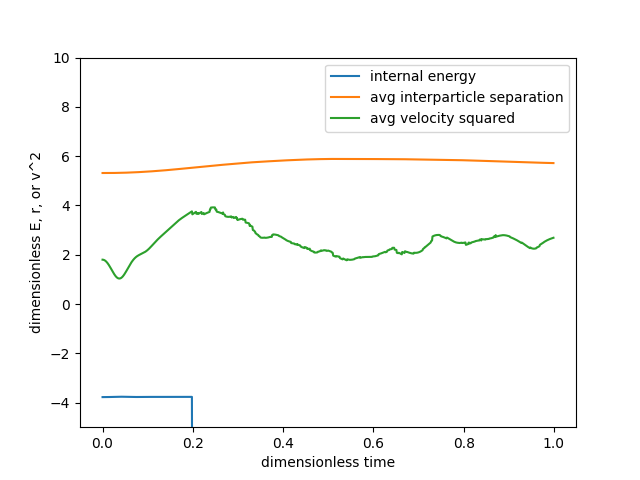

This figure's Python source:
#not totally functional, but the ideas are there
#the issue is the stability of the van Beijeren function.
#check out the implementation below.

import numpy as np
from scipy import stats

T = 1 #units of ep/k_B 
m = 1 # nuanced; simultaneously, the unit of mass, 
      #and, the unitless quantity representing how many such mass units constitute each particle
beta = 1/(1*T) #1/k_B*T #the unit of inverse energy
#beta = epd/ep = 1/ep for epd=1, so ep=k_BT
Ld = 10 #dimensionless side length of bounding box
N = 100 #num of particles
sigma = 1 #arbitrary length units
tau = np.sqrt(m*sigma**2*beta)  #the chosen unit of time
#differentials
dt = tau/1000
assert(m*(sigma/tau)**2 - 1/beta < 0.00001) #energy units (ep/(k_B*T) = 1)

def mag(vec):
    return np.sqrt(vec[0]**2+vec[1]**2)

class Particle:
    def __init__(self,r,v):
        self.r = r #dimensionless count of sigma
        self.v = v #dimensionless count of sigma/tau

def thermometer(particle):
    def van_Beijeren(v): #unitless v
        #v is the normal component of the particle velocity
        assert(v != 0)
        #ep/(k_B*T) = 1
        return np.sqrt(-2*np.log(1-np.exp(-v**2/2))) #dimensionless vel

    if particle.r[0] >= Ld and particle.v[0] > 0:
        particle.v[0] = -van_Beijeren(particle.v[0])
        particle.r[0] = Ld
    elif particle.r[0] <= 0 and particle.v[0] < 0:
        particle.v[0] = van_Beijeren(particle.v[0])
        particle.r[0] = 0
    if particle.r[1] >= Ld and particle.v[1] > 0:
        particle.v[1] = -van_Beijeren(particle.v[1])
        particle.r[1] = Ld
    elif particle.r[1] <= 0 and particle.v[1] < 0:
        particle.v[1] = van_Beijeren(particle.v[1])
        particle.r[1] = 0
    

#potential function
def V(r): # r unitless
    if r == 0:
        exit("too close!")
    # V(r) = 4/beta*((sigma/r)**12-(sigma/r)**6), units of 1/beta, r units of sigma
    # V, converted to unitless.
    return 4*((1/r)**12-(1/r)**6)

def dVdr(r): # r unitless
    if r == 0:
        exit("too close!")
    # dV'/dr' (unitless).
    return 4*((-12)/r**13-(-6)/r**7)

def forces(particles): 
    #return the total force on each particle as a vector
    f = np.zeros((len(particles),2))
    for i in range(len(particles)-1):
        for j in range(i+1,len(particles)):
            pi = particles[i]
            pj = particles[j]
            a = pi.r-pj.r #unitless, because r is unitless
            duijdr = dVdr(mag(a)) #unitless
            df = a/mag(a)*duijdr #still unitless, but with direction
            f[i] -= df
            f[j] += df
    return f #unitless force

def velverlet(particles):
    for p in particles:
        thermometer(p)

    fs = forces(particles) #unitless
    for i,p in enumerate(particles):
        #units of sigma times the unitless expression
        p.r = p.r + (1/tau)*dt*p.v+(m/tau**2)*dt**2/(2*m)*fs[i]
        #(here, mass cancels out because the mass of the particle 
        # equals the unit mass)

    fs2 = forces(particles)
    for i,p in enumerate(particles):
        #units of sigma/tau times the unitless expression
        p.v = p.v + (m/tau)*dt/(2*m)*(fs2[i]+fs[i])

def instantiate_fluid():
    #according to bolztmann distribution of velocities in a lattice
    #remember this is a 2 dimensional simulation so there are 2, not 3,
    #degrees of freedom
    ptcls = np.full(N,None)
    for i in enumerate(ptcls):
        ptcls[i] = Particle(np.zeros(2),np.zeros(2))
    L = Ld*sigma #units of sigma
    numside = int(np.sqrt(N))
    xivl = L/numside
    yivl = L/numside
    xpos = np.linspace(0,L-xivl,numside) +xivl/2
    ypos = np.linspace(0,L-yivl,numside) +yivl/2
    for i,x in enumerate(xpos):
        for j,y in enumerate(ypos):
            idx = i*numside+j
            # particle positions are unitless counts of sigma
            ptcls[idx].r = np.array([x,y]) / sigma 
    #distribute velocities
    #from Wikipedia:
    # Mathematically, the Maxwell–Boltzmann distribution is the chi distribution with three degrees of freedom (the components of the velocity vector in Euclidean space), with a scale parameter measuring speeds in units proportional to the square root of {\displaystyle T/m}{\displaystyle T/m} (the ratio of temperature and particle mass).[2]
    # from Scipy docs:
    # A special case of a chi distribution, with df=3, loc=0.0, and given scale = a, where a is the parameter used in the Mathworld description [1].
    a = np.sqrt(1/(beta*m)) #units of sigma/tau
    mxwl = stats.chi(scale=a, loc=0.0, df=2) # 2 dof for 2d space!
    speeds = mxwl.rvs(size=N) #units of sigma/tau, due to the units of the scale parameter
    angles = 2*np.pi*np.random.rand(N) #unitless (or radians)
    for i,p in enumerate(ptcls):
        p.v = np.array([speeds[i]*np.cos(angles[i]), 
                    speeds[i]*np.sin(angles[i])]) / (sigma/tau) #unitless count of sigma/tau

    return ptcls

def ptcl_energy(particles):
    vsq = 0
    for p in particles:
        vsq += mag(p.v)*mag(p.v)
    totV = 0
    for i,pi in enumerate(particles[:-1]):
        for pj in particles[i+1:]:
            totV += V(mag(pi.r-pj.r))
    return 1/2*m*vsq + totV #unitless

# macroscopic metrics
def avg_interptcl_sep(particles):
    ravg = 0
    for i,pi in enumerate(particles[::-1]):
        for j,pj in enumerate(particles[i::]):
            ravg += mag(particles[i].r-particles[j].r)
    
    return ravg/int(N*(N-1)/2) #unitless

def avg_velsq(particles):
    vsq = 0
    for p in particles:
        vsq += mag(p.v)*mag(p.v)
    return vsq/N #unitless

# simulator
steps = 1000
print(steps)
times = np.zeros(steps)
Ut = np.zeros(steps)
Ravgt = np.zeros(steps)
vsqavg = np.zeros(steps)
particles = instantiate_fluid()
assert(len(particles) == N)

t = 0
for i in range(steps):
    if i % 100 == 0:
        print(i) 
    times[i] = t
    Ut[i] = ptcl_energy(particles)
    Ravgt[i] = avg_interptcl_sep(particles)
    vsqavg[i] = avg_velsq(particles)
    t += dt
    velverlet(particles)

import matplotlib.pyplot as plt

plt.plot(times/tau,Ut,label="internal energy")
plt.plot(times/tau,Ravgt,label="avg interparticle separation")
plt.plot(times/tau,vsqavg,label="avg velocity squared")
plt.legend()
plt.xlabel("dimensionless time")
plt.ylabel("dimensionless E, r, or v^2")
plt.show()
